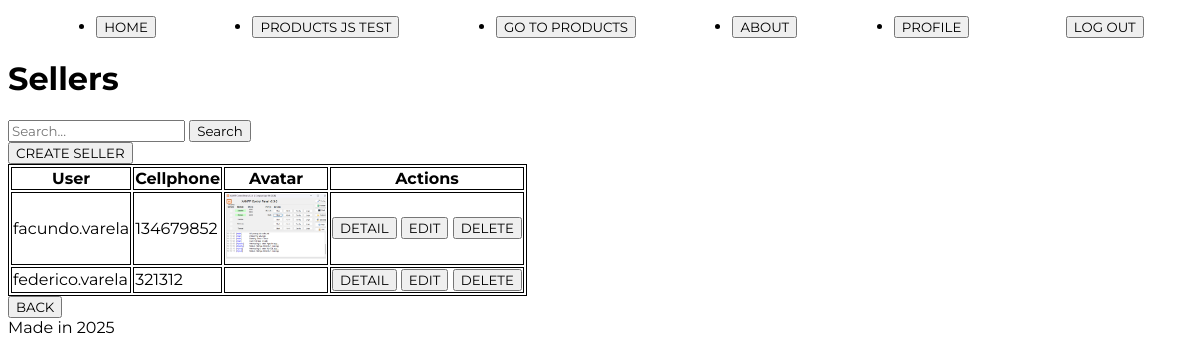
The app's page /product/seller/list (signed in), older data.
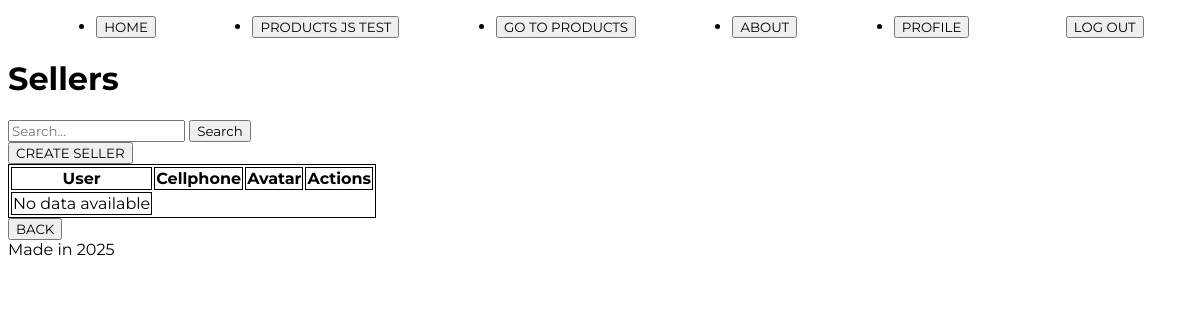
The same page, newer data.
### product/models.py (models this page shows, shortened)
class Seller(models.Model):
    user = models.OneToOneField(User, on_delete=models.CASCADE, related_name="seller")
    cellphone = models.CharField(max_length=50)
    user_img = models.ImageField(upload_to="profile_images", null=True, blank=True)

### product/views_models/seller.py (the view)
# urls.py: path('seller/list', seller.seller_list, name='seller_list'),
def seller_list(request: HttpRequest) -> HttpResponse:
    search = request.GET.get('query')
    if search:
        queryset = models.Seller.objects.filter(user__username__icontains=search)
    else:
        queryset = models.Seller.objects.all()
    context2 = context.copy()
    context2.update({'object_list':queryset})
    return render(request, 'product/Seller_crud/seller_list.html', context2)

### product/templates/product/Seller_crud/seller_list.html
{% extends 'core/base.html' %}
{% block content %}
<h1>Sellers</h1>
<form method="get" action="">
    <input type="text" name="query" placeholder="Search...">
    <button type="submit">Search</button>
</form>
<a href="{% url 'product:seller_create' %}"><button>CREATE SELLER</button></a>
<table class="tablaPrueba">
    <thead>
        <tr>
            <th>User</th>
            <th>Cellphone</th>
            <th>Avatar</th>
            <th>Actions</th>
        </tr>
    </thead>
    <tbody>
        {% for seller in object_list %}
        <tr>
            <td> {{ seller.user.username }}</td>
            <td> {{ seller.cellphone }}</td>
            <td>
                {% if seller.user_img  %}
                    <img src="{{ seller.user_img.url }}" alt="Avatar" style="max-width: 100px;">
                {% endif %}
            </td>
            <td>
                <a href="{% url 'product:seller_detail' seller.id %}"><button>DETAIL</button></a>
                <a href="{% url 'product:seller_update' seller.id %}"><button>EDIT</button></a>
                <a href="{% url 'product:seller_delete' seller.id %}"><button>DELETE</button></a>
            </td>
        </tr>
        {% empty %}
        <tr>
            <td>No data available</td>
        </tr>
        {% endfor %}
    </tbody>
</table>
<a href="{% url 'product:index' %}"><button>BACK</button></a>
{% endblock content %}

### core/templates/core/base.html (shortened to what this page needs)
<!DOCTYPE html>
<html lang="en">
<head>
    {% load static %}
    <link rel="stylesheet" href="{% static 'core/css/styles.css' %}">
</head>
<body>
    <header>
        <ul>
            {% if user.is_authenticated %}
            <li><a href="{% url 'core:index' %}"><button>HOME</button></a></li>
            <li><a href="{% url 'core:products' %}"><button>PRODUCTS JS TEST</button></a></li>
            <li><a href="{% url 'product:index' %}"><button>GO TO PRODUCTS</button></a></li>
            <li><a href="{% url 'core:about' %}"><button>ABOUT</button></a></li>
            <li><a href="{% url 'core:profile' %}"><button>PROFILE</button></a></li>
            <form action="{% url 'core:logout' %}" method="post">
                <button type="submit">LOG OUT</button></a>
            </form>
        </ul>
        {% endif %}
    </header>
    <main>
        {% block content %}{% endblock content %}
    </main>
    <footer>Made in {{ year }}</footer>
</body>
</html>

### core/static/core/css/styles.css (style rules this page uses)
* { font-family: 'Montserrat', sans-serif; }
.tablaPrueba,thead,th,tbody,tr,td { border: 1px solid; }

Row changes from the older to the newer data that the page shows:
removed Seller: user.username "facundo.varela", cellphone "134679852", user_img (picture)
removed Seller: user.username "federico.varela", cellphone "321312"
Text that changed along with them:
text now shown: "No data available"
